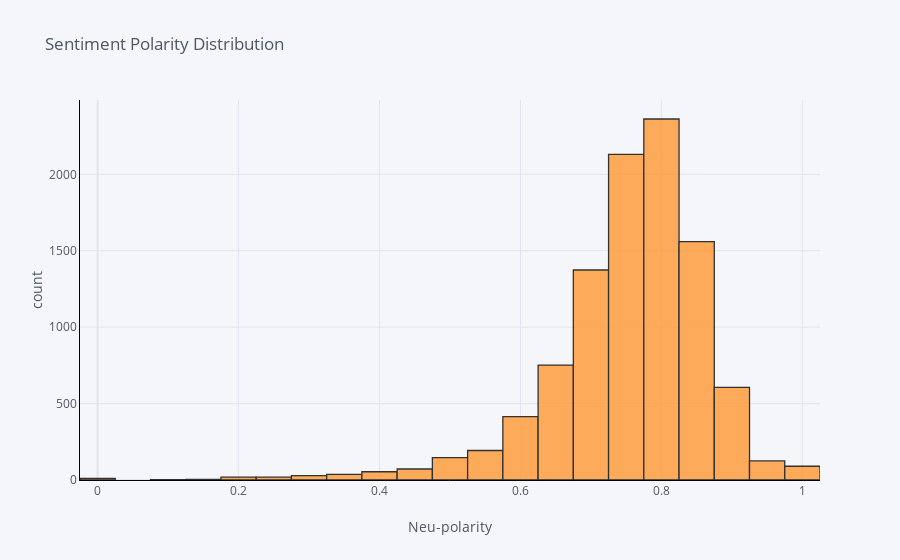

Notebook source saved alongside this figure:
### Code cell
df['neu'].iplot(
    kind='hist',
    bins=50,
    xTitle='Neu-polarity',
    linecolor='black',
    yTitle='count',
    title='Sentiment Polarity Distribution')

### Figure 1 — Plotly figure (JSON) as saved in the notebook; plotly's stock layout.template omitted (floating-point values rounded to 4 significant figures; data arrays with more than 128 entries replaced by an {"elided": "..."} marker saying what was removed)
{"data": [{"histfunc": "count", "histnorm": "", "marker": {"color": "rgba(255, 153, 51, 1.0)", "line": {"color": "#000000", "width": 1.3}}, "name": "neu", "nbinsx": 50, "opacity": 0.8, "orientation": "v", "type": "histogram", "x": {"elided": "10000 float values"}}], "layout": {"barmode": "overlay", "legend": {"bgcolor": "#F5F6F9", "font": {"color": "#4D5663"}}, "paper_bgcolor": "#F5F6F9", "plot_bgcolor": "#F5F6F9", "title": {"font": {"color": "#4D5663"}, "text": "Sentiment Polarity Distribution"}, "xaxis": {"gridcolor": "#E1E5ED", "linecolor": "black", "showgrid": true, "tickfont": {"color": "#4D5663"}, "title": {"font": {"color": "#4D5663"}, "text": "Neu-polarity"}, "zerolinecolor": "#E1E5ED"}, "yaxis": {"gridcolor": "#E1E5ED", "linecolor": "black", "showgrid": true, "tickfont": {"color": "#4D5663"}, "title": {"font": {"color": "#4D5663"}, "text": "count"}, "zerolinecolor": "#E1E5ED"}}}
